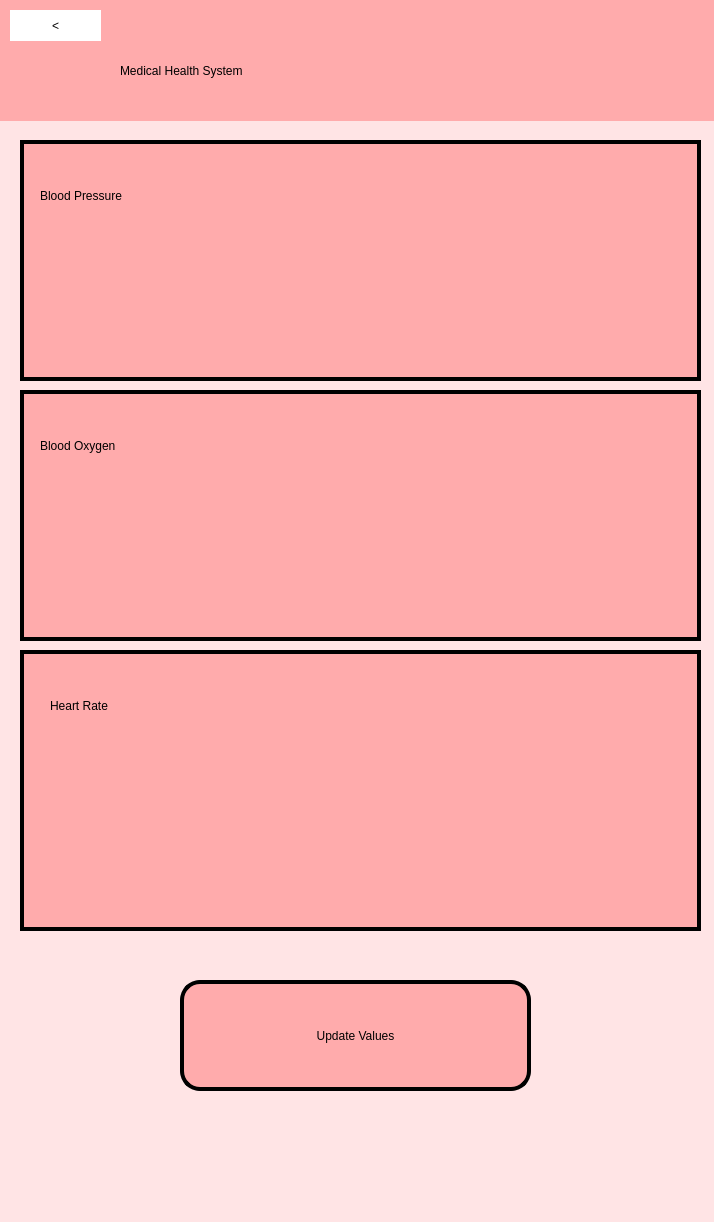
<?xml version="1.0" encoding="UTF-8"?>
<ui version="4.0">
 <class>MainWindow</class>
 <widget class="QMainWindow" name="MainWindow">
  <property name="geometry">
   <rect>
    <x>0</x>
    <y>0</y>
    <width>714</width>
    <height>1222</height>
   </rect>
  </property>
  <property name="windowTitle">
   <string>MainWindow</string>
  </property>
  <property name="styleSheet">
   <string notr="true">background-color: rgb(255, 255, 255);</string>
  </property>
  <widget class="QWidget" name="centralwidget">
   <widget class="QWidget" name="widget" native="true">
    <property name="geometry">
     <rect>
      <x>0</x>
      <y>-30</y>
      <width>720</width>
      <height>1280</height>
     </rect>
    </property>
    <property name="styleSheet">
     <string notr="true">background-color: rgb(255, 228, 229);</string>
    </property>
    <widget class="QWidget" name="widget_6" native="true">
     <property name="geometry">
      <rect>
       <x>20</x>
       <y>170</y>
       <width>681</width>
       <height>241</height>
      </rect>
     </property>
     <property name="styleSheet">
      <string notr="true">background-color: rgb(255, 171, 172);
border: 4px solid black;
</string>
     </property>
     <widget class="QLabel" name="bloodpressure">
      <property name="geometry">
       <rect>
        <x>460</x>
        <y>20</y>
        <width>181</width>
        <height>161</height>
       </rect>
      </property>
      <property name="styleSheet">
       <string notr="true">border: 0px</string>
      </property>
      <property name="text">
       <string/>
      </property>
      <property name="pixmap">
       <pixmap resource="Config.qrc">:/newPrefix/bloodpressure.png</pixmap>
      </property>
      <property name="scaledContents">
       <bool>true</bool>
      </property>
     </widget>
     <widget class="QLabel" name="label_6">
      <property name="geometry">
       <rect>
        <x>20</x>
        <y>20</y>
        <width>401</width>
        <height>71</height>
       </rect>
      </property>
      <property name="styleSheet">
       <string notr="true">font: 36pt &quot;MS Shell Dlg 2&quot;;
border: 0px;</string>
      </property>
      <property name="text">
       <string>Blood Pressure</string>
      </property>
     </widget>
    </widget>
    <widget class="QWidget" name="widget_8" native="true">
     <property name="geometry">
      <rect>
       <x>20</x>
       <y>420</y>
       <width>681</width>
       <height>251</height>
      </rect>
     </property>
     <property name="styleSheet">
      <string notr="true">background-color: rgb(255, 171, 172);
border: 4px solid black;
</string>
     </property>
     <widget class="QLabel" name="label_4">
      <property name="geometry">
       <rect>
        <x>20</x>
        <y>20</y>
        <width>381</width>
        <height>71</height>
       </rect>
      </property>
      <property name="styleSheet">
       <string notr="true">font: 36pt &quot;MS Shell Dlg 2&quot;;
border: 0px;</string>
      </property>
      <property name="text">
       <string>Blood Oxygen</string>
      </property>
     </widget>
     <widget class="QLabel" name="bloodoxygen">
      <property name="geometry">
       <rect>
        <x>480</x>
        <y>20</y>
        <width>181</width>
        <height>171</height>
       </rect>
      </property>
      <property name="styleSheet">
       <string notr="true">border: 0px</string>
      </property>
      <property name="text">
       <string/>
      </property>
      <property name="pixmap">
       <pixmap resource="Config.qrc">:/newPrefix/bloodoxygen.png</pixmap>
      </property>
      <property name="scaledContents">
       <bool>true</bool>
      </property>
     </widget>
    </widget>
    <widget class="QWidget" name="widget_7" native="true">
     <property name="geometry">
      <rect>
       <x>20</x>
       <y>680</y>
       <width>681</width>
       <height>281</height>
      </rect>
     </property>
     <property name="styleSheet">
      <string notr="true">background-color: rgb(255, 171, 172);
border: 4px solid black;
</string>
     </property>
     <widget class="QLabel" name="label_3">
      <property name="geometry">
       <rect>
        <x>30</x>
        <y>20</y>
        <width>311</width>
        <height>71</height>
       </rect>
      </property>
      <property name="styleSheet">
       <string notr="true">font: 36pt &quot;MS Shell Dlg 2&quot;;
border: 0px;</string>
      </property>
      <property name="text">
       <string>Heart Rate</string>
      </property>
     </widget>
     <widget class="QLabel" name="heartrate">
      <property name="geometry">
       <rect>
        <x>480</x>
        <y>30</y>
        <width>181</width>
        <height>161</height>
       </rect>
      </property>
      <property name="styleSheet">
       <string notr="true">border: 0px</string>
      </property>
      <property name="text">
       <string/>
      </property>
      <property name="pixmap">
       <pixmap resource="Config.qrc">:/newPrefix/heart.png</pixmap>
      </property>
      <property name="scaledContents">
       <bool>true</bool>
      </property>
     </widget>
    </widget>
    <widget class="QWidget" name="widget_2" native="true">
     <property name="geometry">
      <rect>
       <x>-10</x>
       <y>30</y>
       <width>731</width>
       <height>121</height>
      </rect>
     </property>
     <property name="styleSheet">
      <string notr="true">background-color: rgb(255, 171, 172);
</string>
     </property>
     <widget class="QPushButton" name="GoBack">
      <property name="geometry">
       <rect>
        <x>20</x>
        <y>10</y>
        <width>91</width>
        <height>31</height>
       </rect>
      </property>
      <property name="styleSheet">
       <string notr="true">color: rgb(0, 0, 0);
background-color: white;
border-radius:20px;
font: 26pt &quot;MS Shell Dlg 2&quot;;

</string>
      </property>
      <property name="text">
       <string>&lt;</string>
      </property>
     </widget>
     <widget class="QLabel" name="label">
      <property name="geometry">
       <rect>
        <x>130</x>
        <y>40</y>
        <width>541</width>
        <height>61</height>
       </rect>
      </property>
      <property name="layoutDirection">
       <enum>Qt::LeftToRight</enum>
      </property>
      <property name="styleSheet">
       <string notr="true">font: 28pt &quot;MS Shell Dlg 2&quot;;
text-align: center;
border:0px;</string>
      </property>
      <property name="text">
       <string>Medical Health System</string>
      </property>
     </widget>
    </widget>
    <widget class="QPushButton" name="UpdateValues">
     <property name="geometry">
      <rect>
       <x>180</x>
       <y>1010</y>
       <width>351</width>
       <height>111</height>
      </rect>
     </property>
     <property name="styleSheet">
      <string notr="true">color: rgb(0, 0, 0);
background-color: rgb(255, 171, 172);
border: 4px solid black;
border-radius:20px;
font: 30pt &quot;Monospace&quot;;</string>
     </property>
     <property name="text">
      <string>Update Values</string>
     </property>
    </widget>
   </widget>
  </widget>
 </widget>
 <resources>
  <include location="Config.qrc"/>
 </resources>
 <connections/>
</ui>
